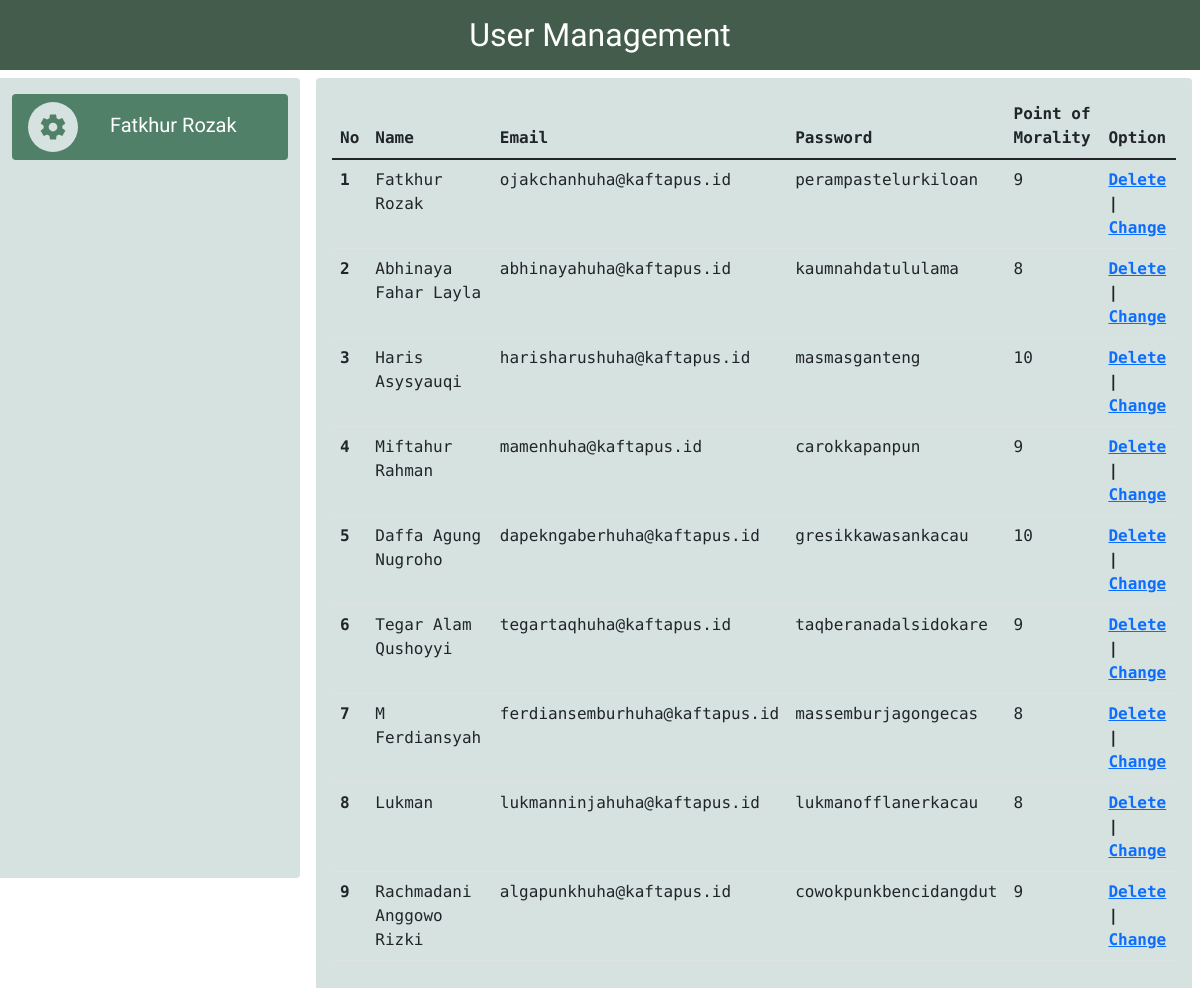
/htmltable.php, run on the app's committed database.
### tables this page shows
CREATE TABLE `user_detail` (
  `user_id` int(11) NOT NULL,
  `user_email` varchar(50) NOT NULL,
  `user_password` varchar(50) NOT NULL,
  `user_fullname` varchar(50) NOT NULL,
  `user_value` int(3) NOT NULL
);

### htmltable.php (the view, shortened to what this page needs)
<!DOCTYPE html>
<html lang="en">
<head>
  <link href="https://cdn.jsdelivr.net/npm/bootstrap@5.1.3/dist/css/bootstrap.min.css" rel="stylesheet">
  <link rel="stylesheet" href="htmltable.css">
</head>
<body>
  <header style="font-family: Unna;" class="container-fluid header">
    <h2 class="p-3 text-center text-white">User Management</h2>
  </header>
  <aside class="container-sm float-start admin-cons rounded-end">
    <div class="admin_nav ps-3 pt-2 pb-2 rounded mt-3">
      <div class="d-flex flex-row">
        <div class="">
          <a href="" class="navbar-brand">
          </a>
        </div>
        <div><a style="color: white; font-size: 20px;" href="" class="nav-link">Fatkhur Rozak</a></div>
      </div>
    </div>
  </aside>
  <section class="float-start ms-3 rounded p-3">
    <table class="container table table-hover">
      <thead>
        <tr>
          <th scope="col">No</th>
          <th scope="col">Name</th>
          <th scope="col">Email</th>
          <th scope="col">Password</th>
          <th scope="col">Point of Morality</th>
          <th scope="col">Option</th>
        </tr>
      </thead>
      <tbody class="table-group-divider">
        <?php
        include 'koneksi.php';
        $no = 1;
        $data = mysqli_query($konekdb, "SELECT * FROM user_detail");
        while ($d = mysqli_fetch_array($data)) {
        ?>
          <tr>
            <th scope="row"><?php echo $no++; ?></th>
            <td><?php echo $d['user_fullname']; ?></td>
            <td><?php echo $d['user_email']; ?></td>
            <td><?php echo $d['user_password']; ?></td>
            <td><?php echo $d['user_value']; ?></td>
            <th><a href="">Delete</a> | <a href="">Change</a></th>
          </tr>
        <?php
        }
        ?>
      </tbody>
    </table>
  </section>
</body>
</html>

### htmltable.css (style rules this page uses)
.header { background-color: #445C4C; }
aside { background-color: #D6E2E0; height: 100vh; font-family: Unna; }
.admin-cons { width: 25%; }
.admin_nav { background-color: #508068; }
section { background-color: #D6E2E0; width: 73%; font-family: Cutive Mono; }

### data on the page
user_detail: user_fullname "Fatkhur Rozak", user_email "ojakchanhuha@kaftapus.id", user_password "perampastelurkiloan", user_value "9"
user_detail: user_fullname "Abhinaya Fahar Layla", user_email "abhinayahuha@kaftapus.id", user_password "kaumnahdatululama", user_value "8"
user_detail: user_fullname "Haris Asysyauqi", user_email "harisharushuha@kaftapus.id", user_password "masmasganteng", user_value "10"
user_detail: user_fullname "Miftahur Rahman", user_email "mamenhuha@kaftapus.id", user_password "carokkapanpun", user_value "9"
user_detail: user_fullname "Daffa Agung Nugroho", user_email "dapekngaberhuha@kaftapus.id", user_password "gresikkawasankacau", user_value "10"
user_detail: user_fullname "Tegar Alam Qushoyyi", user_email "tegartaqhuha@kaftapus.id", user_password "taqberanadalsidokare", user_value "9"
user_detail: user_fullname "M Ferdiansyah", user_email "ferdiansemburhuha@kaftapus.id", user_password "massemburjagongecas", user_value "8"
user_detail: user_fullname "Lukman", user_email "lukmanninjahuha@kaftapus.id", user_password "lukmanofflanerkacau", user_value "8"
user_detail: user_fullname "Rachmadani Anggowo Rizki", user_email "algapunkhuha@kaftapus.id", user_password "cowokpunkbencidangdut", user_value "9"
